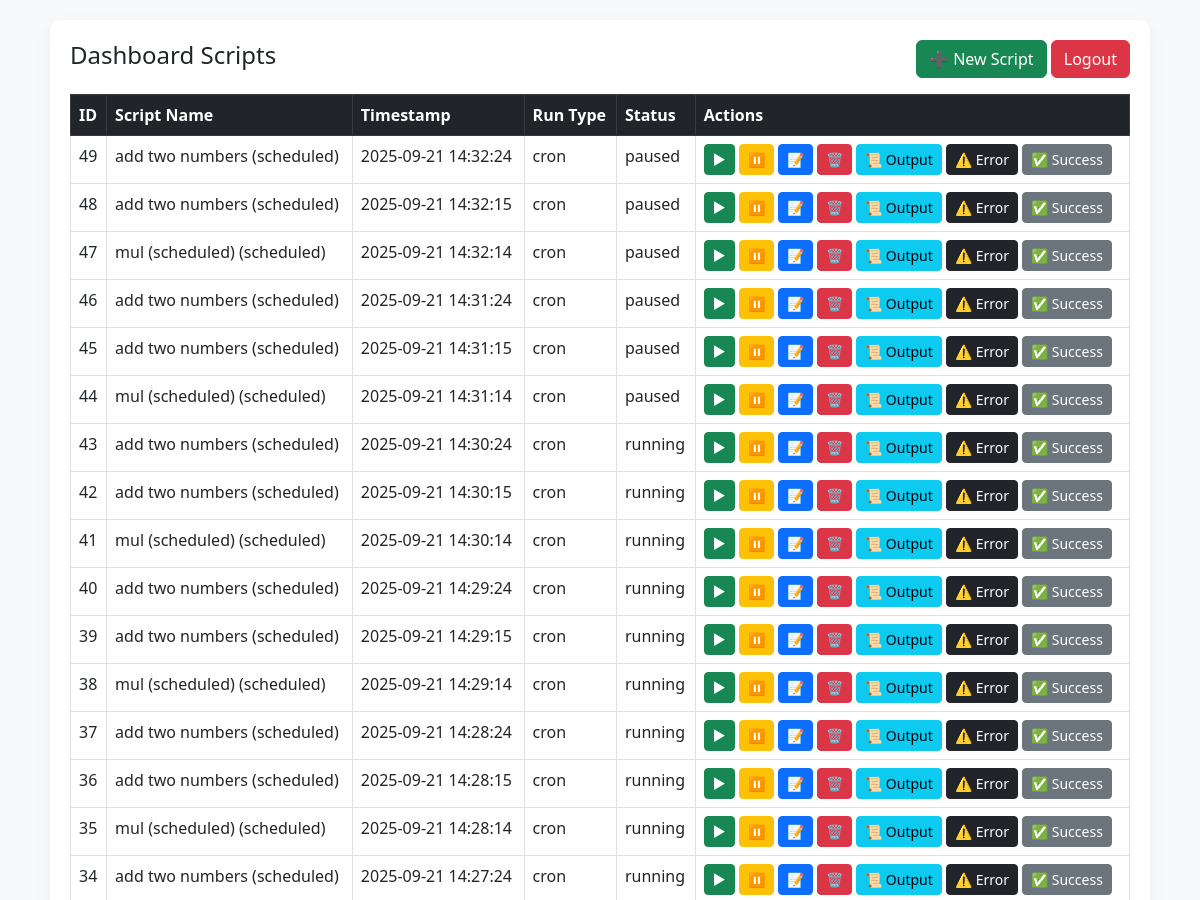
Page /history (signed in, upper part) on the earlier database version.
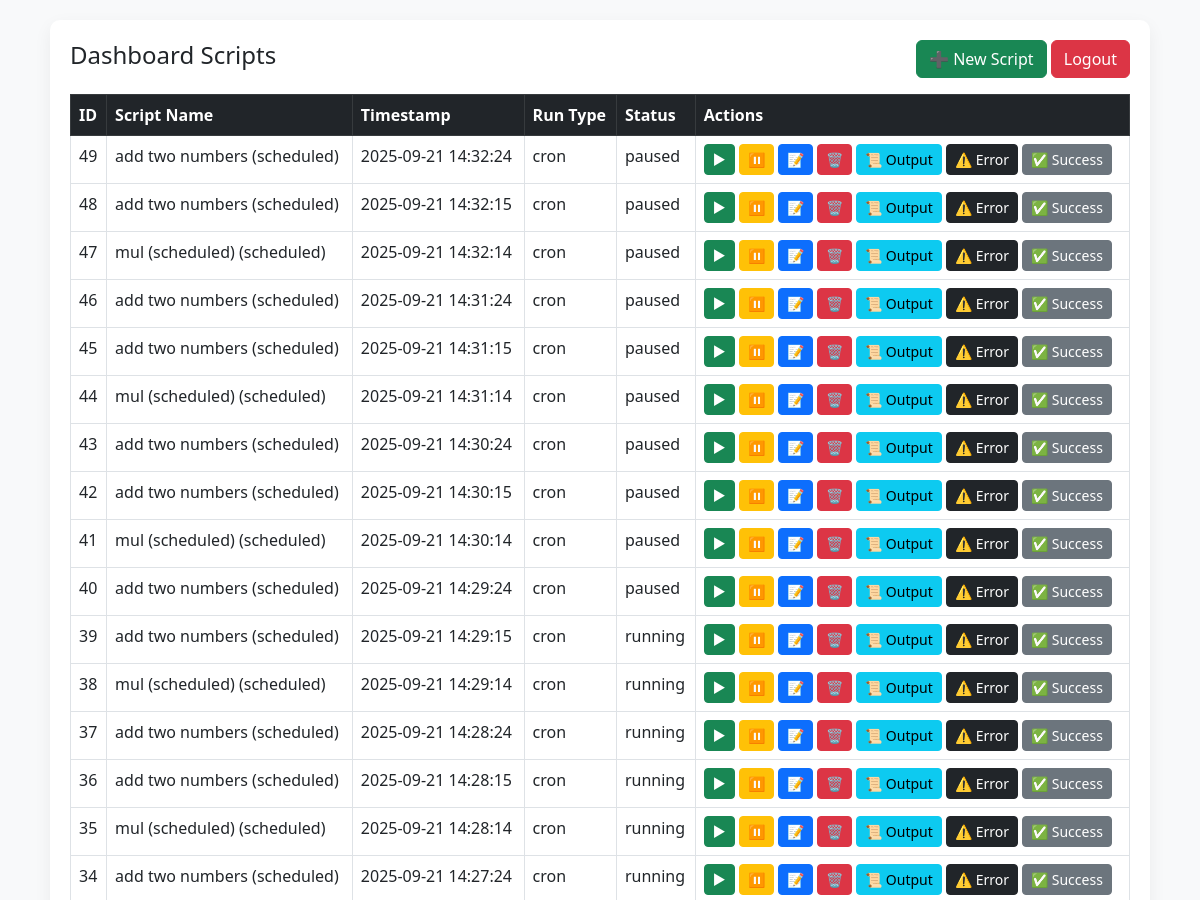
Same page on the later database version.
### tables this page shows
CREATE TABLE scripts (
                    id INTEGER PRIMARY KEY AUTOINCREMENT,
                    name TEXT,
                    code TEXT,
                    output TEXT,
                    error TEXT,
                    timestamp DATETIME DEFAULT CURRENT_TIMESTAMP,
                    run_type TEXT,
                    user TEXT
                , status TEXT DEFAULT 'paused');

### app.py (the view)
@app.route("/history")
def history():
    if "user" not in session:
        return redirect(url_for("login"))
    scripts = query_db("SELECT id,name,timestamp,run_type,status FROM scripts WHERE user=? ORDER BY id DESC", (session["user"],))
    return render_template("history.html", scripts=scripts)

### app.py (called while the page is built)
def query_db(query, args=(), one=False):
    conn = sqlite3.connect(DB_FILE)
    c = conn.cursor()
    c.execute(query, args)
    rv = c.fetchall()
    conn.commit()
    conn.close()
    return (rv[0] if rv else None) if one else rv

### templates/history.html (shortened to what this page needs)
<!DOCTYPE html>
<html>
<head>
    <link href="https://cdn.jsdelivr.net/npm/bootstrap@5.3.0/dist/css/bootstrap.min.css" rel="stylesheet">
</head>
<body>
<div class="container container-card">
    <div class="d-flex justify-content-between align-items-center mb-3">
        <h4>Dashboard Scripts</h4>
        <div>
            <a href="{{ url_for('run_script') }}" class="btn btn-success">➕ New Script</a>
            <a href="{{ url_for('logout') }}" class="btn btn-danger">Logout</a>
        </div>
    </div>
    <table class="table table-bordered">
        <thead class="table-dark">
            <tr>
                <th>ID</th>
                <th>Script Name</th>
                <th>Timestamp</th>
                <th>Run Type</th>
                <th>Status</th>
                <th>Actions</th>
            </tr>
        </thead>
        <tbody>
        {% for script in scripts %}
            <tr>
                <td>{{ script[0] }}</td>
                <td>{{ script[1] }}</td>
                <td>{{ script[2] }}</td>
                <td>{{ script[3] }}</td>
                <td>{{ script[4] }}</td>
                <td>
                    <a href="{{ url_for('start_script', script_id=script[0]) }}" class="btn btn-success btn-sm">▶</a>
                    <a href="{{ url_for('pause_script', script_id=script[0]) }}" class="btn btn-warning btn-sm">⏸</a>
                    <a href="{{ url_for('edit_script', script_id=script[0]) }}" class="btn btn-primary btn-sm">📝</a>
                    <a href="{{ url_for('delete_script', script_id=script[0]) }}" class="btn btn-danger btn-sm">🗑</a>
                    <button class="btn btn-info btn-sm" onclick="loadLogs({{ script[0] }}, 'output')" data-bs-toggle="modal" data-bs-target="#logModal">📜 Output</button>
                    <button class="btn btn-dark btn-sm" onclick="loadLogs({{ script[0] }}, 'error')" data-bs-toggle="modal" data-bs-target="#logModal">⚠️ Error</button>
                    <button class="btn btn-secondary btn-sm" onclick="loadLogs({{ script[0] }}, 'success_log')" data-bs-toggle="modal" data-bs-target="#logModal">✅ Success</button>
                </td>
            </tr>
        {% endfor %}
        </tbody>
    </table>
</div>
</body>
</html>

### templates/history.html (style rules this page uses)
body { background:#f8f9fa }
.container-card { max-width:1100px;margin:20px auto;padding:20px;background:#fff;border-radius:10px;box-shadow:0 6px 18px rgba(0,0,0,0.06) }

Differences in the rows shown:
changed scripts id 43: status "running" → "paused"
changed scripts id 42: status "running" → "paused"
changed scripts id 41: status "running" → "paused"
changed scripts id 40: status "running" → "paused"
